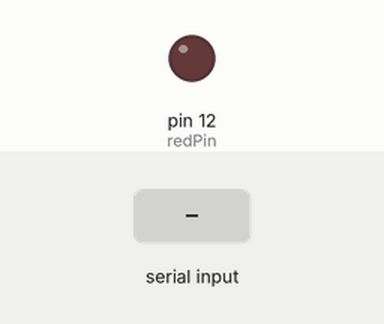
This sketch was run on a simulated Arduino Uno, built with avr-gcc and run on an emulated ATmega328P. Shown: output pins drawn as LEDs (lit = HIGH). Dashed ring = blinking. Inputs (shaded band) come from the test bench. What the sketch prints to the serial monitor is not drawn.

Above: at 1.2 s.
1.3 s: "90,45\n" received over Serial
At 1.9 s:
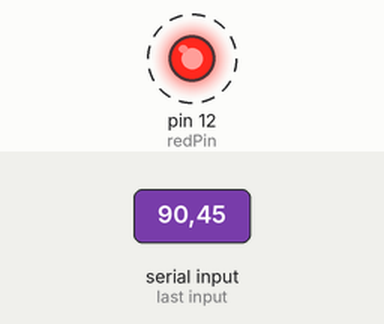
Timing chart, 0 to 10.3 s (numbered marks = the images above; inputs shaded):
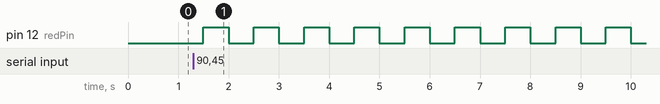

The sketch:

reading_from_serial_monitor.ino
```cpp
String msg = "How many blinks do you want:";
int blingTime = 500;
int redPin = 12;
void setup() {
  // put your setup code here, to run once:
  Serial.begin(9600);
  pinMode(redPin, OUTPUT);

}

void loop() {
  // put your main code here, to run repeatedly:
  Serial.println(msg);
  while (Serial.available() == 0) {
    delay(500);
  }
  int numBlinks = Serial.parseInt();
  for (int j = 1; j<=numBlinks; j++) {
    digitalWrite(redPin, HIGH);
    delay(blingTime);
    digitalWrite(redPin, LOW);
    delay(blingTime);
  }
}
```

Measured:
- after the input at 1.3 s, pin 12 (redPin): alternates HIGH for 0.50 s and LOW for 0.50 s, starting after 0.20 s
